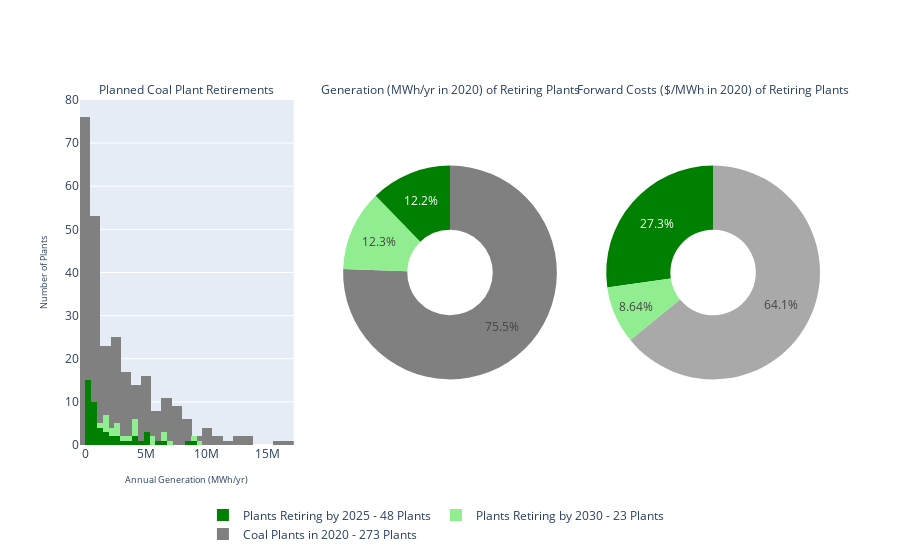

Source (notebook cell):
### Code cell
fig = make_subplots(rows=1, cols=3, subplot_titles=("Planned Coal Plant Retirements", "Generation (MWh/yr in 2020) of Retiring Plants", "Forward Costs ($/MWh in 2020) of Retiring Plants"), specs=
        [[{}, {"type": "Pie"}, {"type": "Pie"}]]
)
fig.add_trace(go.Histogram(x=retTotal['PLGENACL'], name = f"Coal Plants in 2020 - {retTotal['numPlants'].count()} Plants", xbins=dict(size=837500), marker_color='grey'), 1, 1)
fig.add_trace(go.Histogram(x=retTotal[retTotal['ret']>0]['PLGENACL'], name = f"Plants Retiring by 2030 - {retTotal[retTotal['ret']>1]['numPlants'].count()} Plants", xbins=dict(size=482500), marker_color='lightgreen'), 1, 1)
fig.add_trace(go.Histogram(x=retTotal[retTotal['ret']==1]['PLGENACL'], name = f"Plants Retiring by 2025 - {retTotal[retTotal['ret']==1]['numPlants'].count()} Plants", xbins=dict(size=482500), marker_color='green'), 1, 1)

vList = [retTotal[retTotal['ret']==0]['PLGENACL'].sum(), retTotal[retTotal['ret']>1]['PLGENACL'].sum(), retTotal[retTotal['ret']==1]['PLGENACL'].sum()]
fig.add_trace(go.Pie(values = vList, marker_colors=['grey', 'lightgreen', 'green'], hole=0.4, direction ='clockwise', showlegend=False), 1, 2)

vList = [retTotal[retTotal['ret']==0]['forwardCosts'].sum(), retTotal[retTotal['ret']>1]['forwardCosts'].sum(), retTotal[retTotal['ret']==1]['forwardCosts'].sum()]
fig.add_trace(go.Pie(values = vList, marker_colors=['darkgrey', 'lightgreen', 'green'], hole=0.4, showlegend=False), 1, 3)

fig['layout']['xaxis']['title']='Annual Generation (MWh/yr)'
fig['layout']['yaxis']['title']='Number of Plants'
fig['layout']['xaxis']['title']['font'] = dict(size=9)
fig['layout']['yaxis']['title']['font'] = dict(size=9)

fig.update_annotations(font_size=12)
fig.update_layout(barmode='overlay', legend=dict(traceorder='reversed', yanchor="bottom", y=-.3, xanchor = 'left', x=.19, orientation="h"), font = dict(size=12))
#legend=dict(yanchor="top", y=0.9, xanchor="left", x=0.4)

### Figure 1 — Plotly figure (JSON) as saved in the notebook; plotly's stock layout.template omitted (floating-point values rounded to 4 significant figures; data arrays with more than 128 entries replaced by an {"elided": "..."} marker saying what was removed)
{"data": [{"marker": {"color": "grey"}, "name": "Coal Plants in 2020 - 273 Plants", "type": "histogram", "x": {"elided": "273 float values"}, "xaxis": "x", "xbins": {"size": 837500}, "yaxis": "y"}, {"marker": {"color": "lightgreen"}, "name": "Plants Retiring by 2030 - 23 Plants", "type": "histogram", "x": [4185000.0, 5183000.0, 3835000.0, 2679000.0, 4003000.0, 2750000.0, 1478000.0, 4045913, 149900.0, 639100.0, 2267803, 75600.0, 102300.0, 325300.0, 935400.0, 1886115, 1472000.0, 891900.0, 1601000.0, 626600.0, 232000.0, 76170.0, 517800.0, 304200.0, 1503000.0, 261000.0, 232600.0, 541600.0, 1566000.0, 197300.0, 461400.0, 6750000.0, 8737000.0, 474800.0, 1165000.0, 3981000.0, 9022000.0, 3546000.0, 6126000.0, 4873000.0, 3312000.0, 2528000.0, 6743000.0, 4316220, 8213000.0, 6952000.0, 9454000.0, 2633000.0, 2580000.0, 1105000.0, 2179217, 2029000.0, 5656000.0, 4721000.0, 927800.0, 5143000.0, 1250000.0, 2033000.0, 3100000.0, 1083103, 1624000.0, 36300.0, 5328.0, 610300.0, 321400.0, 748200.0, 565600.0, 1097000.0, 6673000.0, 5435000.0, 4212000.0], "xaxis": "x", "xbins": {"size": 482500}, "yaxis": "y"}, {"marker": {"color": "green"}, "name": "Plants Retiring by 2025 - 48 Plants", "type": "histogram", "x": [5183000.0, 2679000.0, 4045913, 149900.0, 639100.0, 75600.0, 102300.0, 325300.0, 935400.0, 891900.0, 1601000.0, 626600.0, 232000.0, 76170.0, 517800.0, 304200.0, 261000.0, 232600.0, 541600.0, 1566000.0, 197300.0, 461400.0, 6750000.0, 8737000.0, 474800.0, 1165000.0, 3981000.0, 3546000.0, 6126000.0, 4873000.0, 8213000.0, 2580000.0, 1105000.0, 2179217, 4721000.0, 927800.0, 5143000.0, 2033000.0, 3100000.0, 1083103, 1624000.0, 36300.0, 5328.0, 610300.0, 321400.0, 748200.0, 565600.0, 1097000.0], "xaxis": "x", "xbins": {"size": 482500}, "yaxis": "y"}, {"direction": "clockwise", "domain": {"x": [0.3556, 0.6444], "y": [0, 1]}, "hole": 0.4, "marker": {"colors": ["grey", "lightgreen", "green"]}, "showlegend": false, "type": "pie", "values": [576500000.0, 93590000.0, 93390000.0]}, {"domain": {"x": [0.7111, 1], "y": [0, 1]}, "hole": 0.4, "marker": {"colors": ["darkgrey", "lightgreen", "green"]}, "showlegend": false, "type": "pie", "values": [6680.0, 900.5, 2841.0]}], "layout": {"annotations": [{"font": {"size": 12}, "showarrow": false, "text": "Planned Coal Plant Retirements", "x": 0.1444, "xanchor": "center", "xref": "paper", "y": 1, "yanchor": "bottom", "yref": "paper"}, {"font": {"size": 12}, "showarrow": false, "text": "Generation (MWh/yr in 2020) of Retiring Plants", "x": 0.5, "xanchor": "center", "xref": "paper", "y": 1, "yanchor": "bottom", "yref": "paper"}, {"font": {"size": 12}, "showarrow": false, "text": "Forward Costs ($/MWh in 2020) of Retiring Plants", "x": 0.8556, "xanchor": "center", "xref": "paper", "y": 1, "yanchor": "bottom", "yref": "paper"}], "barmode": "overlay", "font": {"size": 12}, "legend": {"orientation": "h", "traceorder": "reversed", "x": 0.19, "xanchor": "left", "y": -0.3, "yanchor": "bottom"}, "xaxis": {"anchor": "y", "domain": [0, 0.2889], "title": {"font": {"size": 9}, "text": "Annual Generation (MWh/yr)"}}, "yaxis": {"anchor": "x", "domain": [0, 1], "title": {"font": {"size": 9}, "text": "Number of Plants"}}}}
